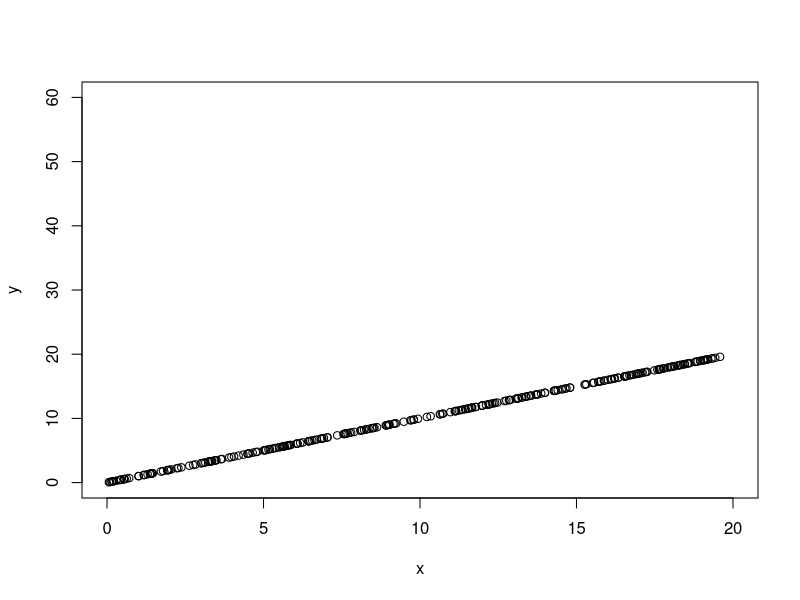
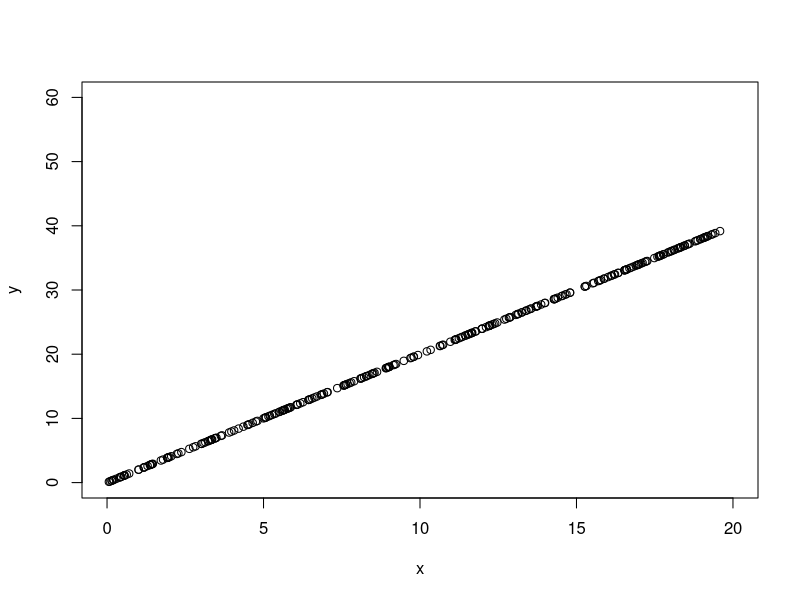
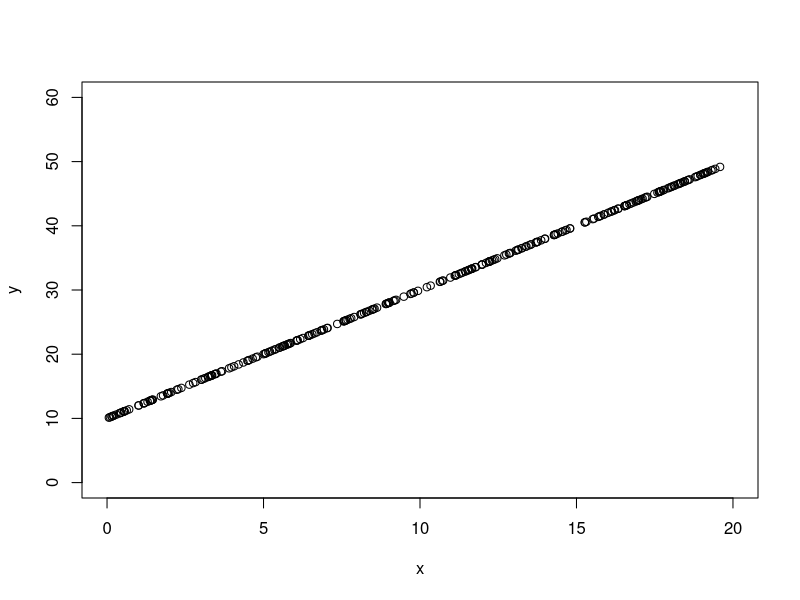
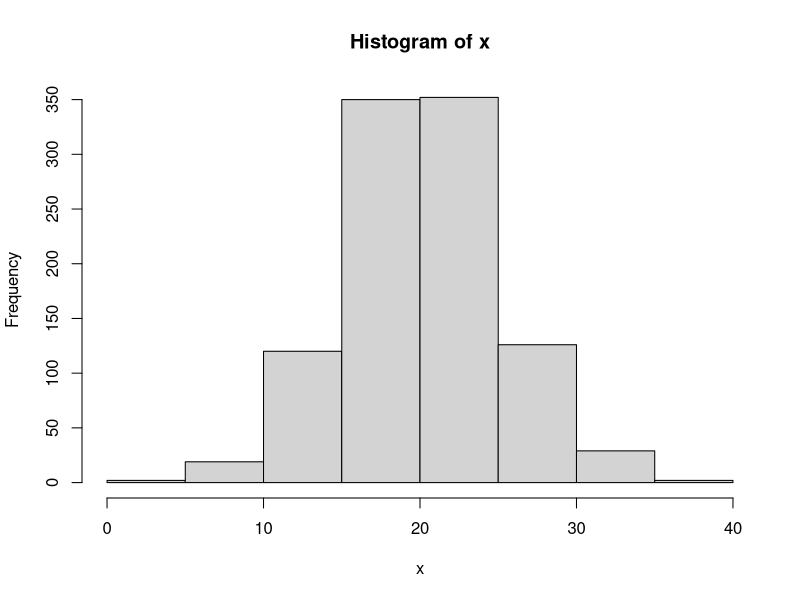
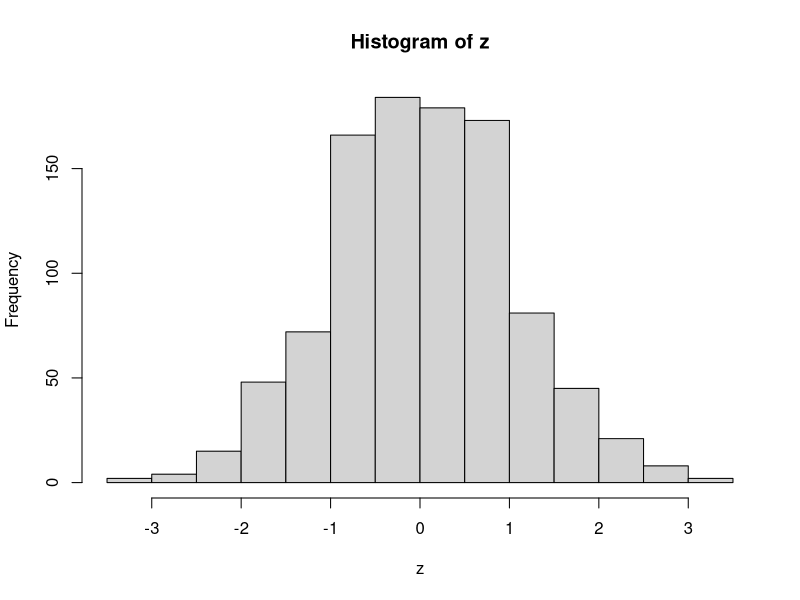
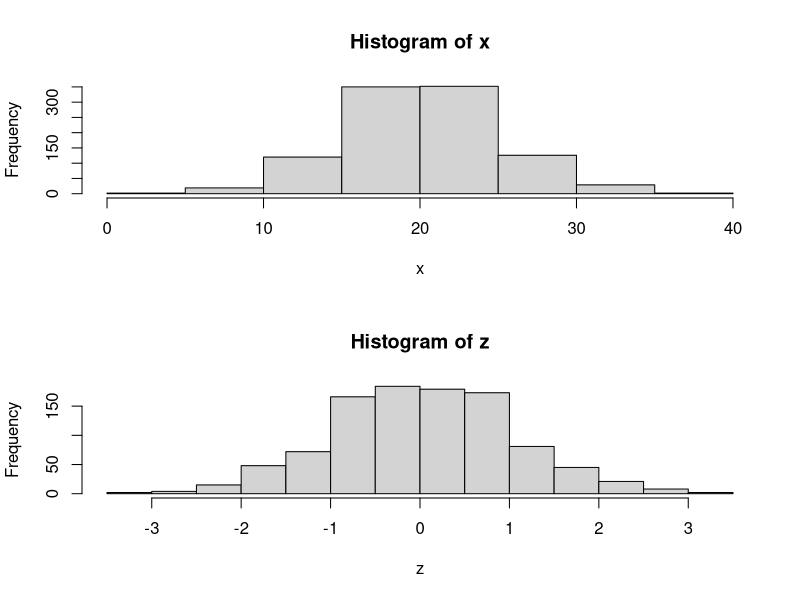

Reproduce these figures in R, in order.
## ---- chunk 1
knitr::opts_chunk$set(echo = TRUE)
## ---- chunk 2
x<-runif(300,0,20)
y<-x

plot(x,y, xlim=c(0,20), ylim=c(0,60))

y<-2*x
plot(x,y, xlim=c(0,20), ylim=c(0,60))

y<-2*x+10
plot(x,y, xlim=c(0,20), ylim=c(0,60))

set.seed(115)
x<-rnorm(1000, 20, 5)
hist(x)

z<-(x-20)/5
hist(z)

par(mfrow=c(2,1))
hist(x)
hist(z)
